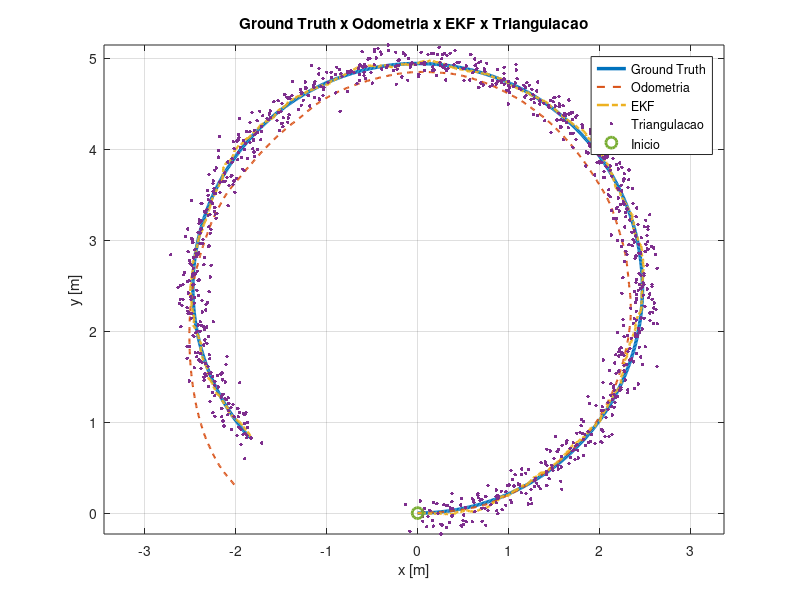
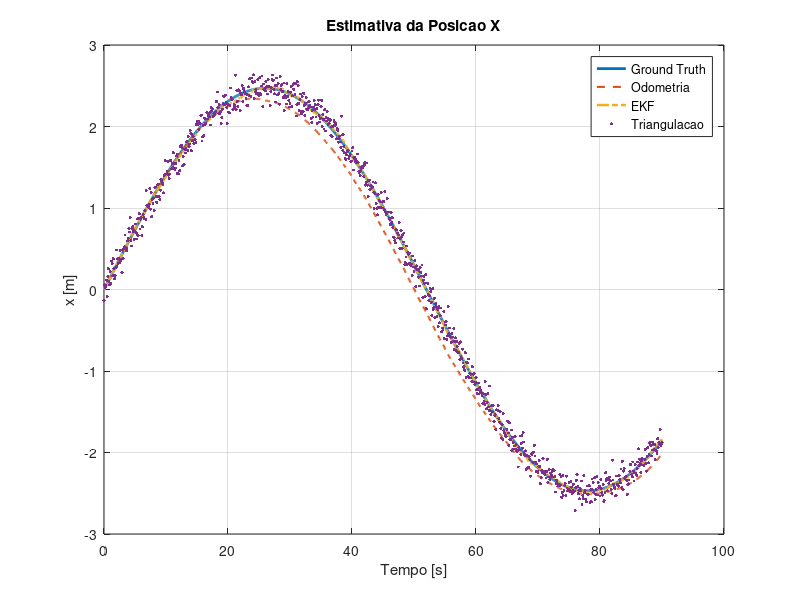
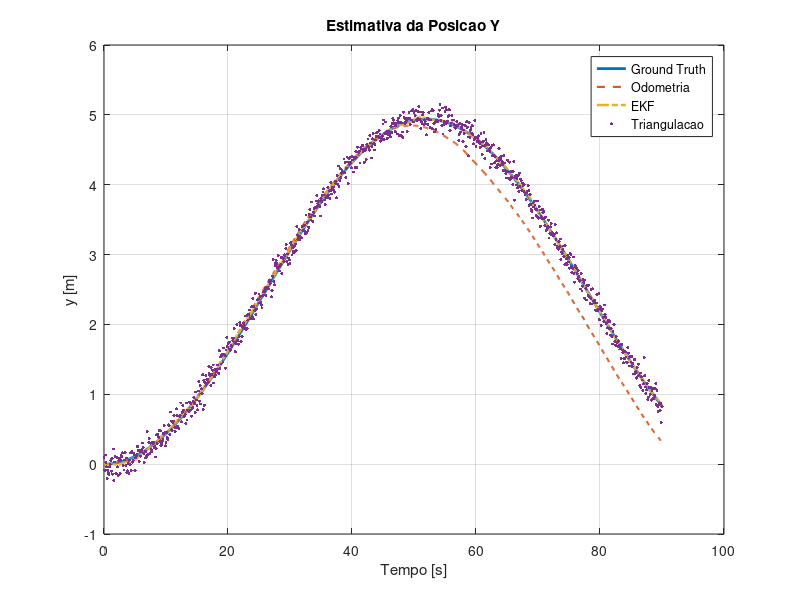
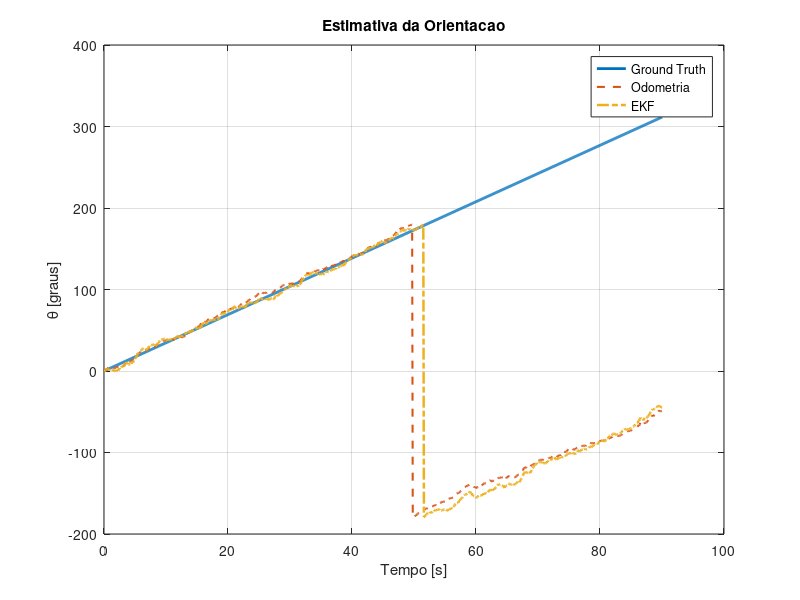

These figures' MATLAB source, in order:
%% ============================================================
%  SIMULACAO COMPLETA - ROBOT 2WD + ENCODER + TRIANGULACAO + EKF
%
%  Estado:
%       X = [x y theta]'
%
%  Sensores:
%       1) Encoders das rodas
%       2) Sistema de triangulacao fornecendo x,y
%
%  Ground truth:
%       Trajetoria analitica
%
%  Frequencia:
%       10 Hz
%
% =============================================================

clear;
close all;
clc;

rng(10);    % Reprodutibilidade do ruido

%% ============================================================
% 1. PARAMETROS DO ROBO
% ============================================================

r = 0.03;               % Raio da roda [m]
L = 0.26;               % Distancia entre rodas [m]

Ts = 0.1;               % Periodo de amostragem [s]
fs = 1/Ts;              % Frequencia [Hz]

Tsim = 90;              % Tempo de simulacao [s]

%% ============================================================
% 2. ENCODER
% ============================================================

PPR = 1200;             % Pulsos por volta

% Distancia percorrida por pulso
d_pulse = 2*pi*r/PPR;

% Desvio-padrao da quantizacao
sigma_quant = d_pulse/sqrt(12);

fprintf('\n');
fprintf('===============================================\n');
fprintf('PARAMETROS DO ENCODER\n');
fprintf('===============================================\n');

fprintf('Pulsos/volta             = %d\n', PPR);
fprintf('Distancia/pulso          = %.8f m\n', d_pulse);
fprintf('Distancia/pulso          = %.4f mm\n', d_pulse*1000);
fprintf('Sigma quantizacao        = %.6f mm\n', ...
    sigma_quant*1000);

%% ============================================================
% 3. VELOCIDADES DAS RODAS
% ============================================================

omega_R_deg = 300;       % [deg/s]
omega_L_deg = 270;       % [deg/s]

omega_R = deg2rad(omega_R_deg);
omega_L = deg2rad(omega_L_deg);

% Velocidades lineares
v_R = r*omega_R;
v_L = r*omega_L;

% Velocidade linear do robo
v = (v_R + v_L)/2;

% Velocidade angular do robo
omega = (v_R - v_L)/L;

% Raio da trajetoria
R = v/omega;

%% ============================================================
% 4. VETOR DE TEMPO
% ============================================================

t = 0:Ts:Tsim;
N = length(t);

%% ============================================================
% 5. GROUND TRUTH ANALITICO
% ============================================================

x_gt = R*sin(omega*t);

y_gt = R*(1-cos(omega*t));

theta_gt = omega*t;

%% ============================================================
% 6. GROUND TRUTH DOS DESLOCAMENTOS DAS RODAS
% ============================================================

% Deslocamento verdadeiro por amostra

dsR_true = v_R*Ts*ones(1,N-1);

dsL_true = v_L*Ts*ones(1,N-1);

% Pulsos verdadeiros por amostra

pulses_R_true = dsR_true/d_pulse;

pulses_L_true = dsL_true/d_pulse;

%% ============================================================
% 7. PARAMETROS DE ERRO DOS ENCODERS
% ============================================================

% IMPORTANTE:
%
% sigma_wheel representa o erro efetivo de deslocamento
% de cada roda por amostra.
%
% Ele inclui efeitos que nao aparecem na simples
% quantizacao do encoder:
%
%   - escorregamento
%   - erro do raio efetivo
%   - pequenas diferencas entre rodas
%   - erro mecanico
%   - etc.
%
% Valor inicial para simulacao:
%
%       2 mm por amostra
%
% Esse valor deve ser posteriormente determinado
% experimentalmente.

sigma_wheel = 0.002;       % [m]

%% ============================================================
% 8. SIMULACAO DOS ENCODERS
% ============================================================

% Ruido equivalente em pulsos

sigma_pulse_noise = sigma_wheel/d_pulse;

% Pulsos medidos com ruido
%
% Aqui mantemos a contagem em numeros reais para
% separar claramente o efeito do ruido.
%
% Na simulacao de um encoder digital real podemos
% posteriormente aplicar round().

pulses_R_meas = pulses_R_true + ...
                sigma_pulse_noise*randn(1,N-1);

pulses_L_meas = pulses_L_true + ...
                sigma_pulse_noise*randn(1,N-1);

% Deslocamento medido

dsR_meas = pulses_R_meas*d_pulse;

dsL_meas = pulses_L_meas*d_pulse;

%% ============================================================
% 9. ODOMETRIA PURA
% ============================================================

x_odom = zeros(1,N);
y_odom = zeros(1,N);
theta_odom = zeros(1,N);

for k = 1:N-1

    % Deslocamento medio
    ds = (dsR_meas(k) + dsL_meas(k))/2;

    % Variacao angular
    dtheta = (dsR_meas(k) - dsL_meas(k))/L;

    % Integracao no ponto medio
    theta_mid = theta_odom(k) + dtheta/2;

    x_odom(k+1) = ...
        x_odom(k) + ds*cos(theta_mid);

    y_odom(k+1) = ...
        y_odom(k) + ds*sin(theta_mid);

    theta_odom(k+1) = ...
        theta_odom(k) + dtheta;

end

%% ============================================================
% 10. TRIANGULACAO
% ============================================================

% Desvio-padrao da triangulacao

sigma_tri = 0.10;          % [m]

% Medidas de posicao

x_tri = x_gt + sigma_tri*randn(size(x_gt));

y_tri = y_gt + sigma_tri*randn(size(y_gt));

%% ============================================================
% 11. MATRIZ DE MEDICAO R
% ============================================================

Rk = [sigma_tri^2   0;
      0             sigma_tri^2];

%% ============================================================
% 12. EKF - INICIALIZACAO
% ============================================================

% Estado inicial

x_ekf = zeros(3,N);

% Inicialmente assumimos que conhecemos a posicao inicial,
% mas nao necessariamente a orientacao.

x_ekf(:,1) = [0;
              0;
              0];

% Covariancia inicial

P = diag([ ...
    0.01^2, ...        % x
    0.01^2, ...        % y
    deg2rad(5)^2]);    % theta

%% ============================================================
% 13. MATRIZ H
% ============================================================

H = [1 0 0;
     0 1 0];

%% ============================================================
% 14. EKF
% ============================================================

for k = 1:N-1

    %% --------------------------------------------------------
    % PREDICAO
    % ---------------------------------------------------------

    dsR = dsR_meas(k);
    dsL = dsL_meas(k);

    ds = (dsR + dsL)/2;

    dtheta = (dsR - dsL)/L;

    theta_old = x_ekf(3,k);

    theta_mid = theta_old + dtheta/2;

    % Estado previsto

    x_pred = x_ekf(1,k) + ...
             ds*cos(theta_mid);

    y_pred = x_ekf(2,k) + ...
             ds*sin(theta_mid);

    theta_pred = theta_old + dtheta;

    x_pred_state = [ ...
        x_pred;
        y_pred;
        theta_pred];

    %% --------------------------------------------------------
    % JACOBIANA F
    % ---------------------------------------------------------

    F = [ ...
        1, 0, -ds*sin(theta_mid);
        0, 1,  ds*cos(theta_mid);
        0, 0,  1];

    %% --------------------------------------------------------
    % MATRIZ G - RUIDO DOS ENCODERS
    % ---------------------------------------------------------

    G = [0.5*cos(theta_mid) ...
        - ds/(2*L)*sin(theta_mid), ...
        0.5*cos(theta_mid) ...
        + ds/(2*L)*sin(theta_mid);
        0.5*sin(theta_mid) ...
        + ds/(2*L)*cos(theta_mid), ...
        0.5*sin(theta_mid) ...
        - ds/(2*L)*cos(theta_mid);
        1/L, ...
        -1/L];

    %% --------------------------------------------------------
    % MATRIZ DE COVARIANCIA DOS ENCODERS
    % ---------------------------------------------------------

    Sigma_encoder = [ ...
        sigma_wheel^2, 0;
        0, sigma_wheel^2];

    %% --------------------------------------------------------
    % MATRIZ Q
    % ---------------------------------------------------------

    Q = G*Sigma_encoder*G';

    %% --------------------------------------------------------
    % PREDICAO DA COVARIANCIA
    % ---------------------------------------------------------

    P_pred = F*P*F' + Q;

    %% --------------------------------------------------------
    % CORRECAO COM TRIANGULACAO
    % ---------------------------------------------------------

    z = [x_tri(k+1);
         y_tri(k+1)];

    % Medicao prevista

    z_pred = H*x_pred_state;

    % Inovacao

    innovation = z - z_pred;

    % Covariancia da inovacao

    S = H*P_pred*H' + Rk;

    % Ganho de Kalman

    K = P_pred*H'/S;

    % Atualizacao do estado

    x_update = x_pred_state + ...
               K*innovation;

    %% --------------------------------------------------------
    % ATUALIZACAO DA COVARIANCIA
    % ---------------------------------------------------------

    I = eye(3);

    % Forma de Joseph:
    %
    % numericamente mais robusta

    P = (I-K*H)*P_pred*(I-K*H)' + K*Rk*K';

    %% --------------------------------------------------------
    % NORMALIZAR THETA
    % ---------------------------------------------------------

    x_update(3) = atan2( ...
        sin(x_update(3)), ...
        cos(x_update(3)));

    %% --------------------------------------------------------
    % SALVAR ESTADO
    % ---------------------------------------------------------

    x_ekf(:,k+1) = x_update;

end

%% ============================================================
% 15. NORMALIZAR ANGULOS PARA COMPARACAO
% ============================================================

theta_odom_wrapped = atan2( ...
    sin(theta_odom), ...
    cos(theta_odom));

theta_ekf = x_ekf(3,:);

%% ============================================================
% 16. ERROS
% ============================================================

error_odom_x = x_odom - x_gt;
error_odom_y = y_odom - y_gt;

error_ekf_x = x_ekf(1,:) - x_gt;
error_ekf_y = x_ekf(2,:) - y_gt;

error_odom_theta = ...
    atan2(sin(theta_odom-theta_gt), ...
          cos(theta_odom-theta_gt));

error_ekf_theta = ...
    atan2(sin(theta_ekf-theta_gt), ...
          cos(theta_ekf-theta_gt));

%% ============================================================
% 17. RMSE
% ============================================================

RMSE_odom_x = sqrt(mean(error_odom_x.^2));
RMSE_odom_y = sqrt(mean(error_odom_y.^2));

RMSE_ekf_x = sqrt(mean(error_ekf_x.^2));
RMSE_ekf_y = sqrt(mean(error_ekf_y.^2));

RMSE_odom_theta = ...
    rad2deg(sqrt(mean(error_odom_theta.^2)));

RMSE_ekf_theta = ...
    rad2deg(sqrt(mean(error_ekf_theta.^2)));

fprintf('\n');
fprintf('===============================================\n');
fprintf('RESULTADOS\n');
fprintf('===============================================\n');

fprintf('\nRMSE POSICAO\n');

fprintf('Odometria - x = %.4f m\n', RMSE_odom_x);
fprintf('Odometria - y = %.4f m\n', RMSE_odom_y);

fprintf('EKF       - x = %.4f m\n', RMSE_ekf_x);
fprintf('EKF       - y = %.4f m\n', RMSE_ekf_y);

fprintf('\nRMSE ORIENTACAO\n');

fprintf('Odometria = %.4f graus\n', ...
    RMSE_odom_theta);

fprintf('EKF       = %.4f graus\n', ...
    RMSE_ekf_theta);

fprintf('\n===============================================\n');

%% ============================================================
% 18. GRAFICO - TRAJETORIA
% ============================================================

figure('Name','Comparacao das trajetorias');

plot(x_gt, y_gt, ...
    'LineWidth',2.5);

hold on;

plot(x_odom, y_odom, ...
    '--', ...
    'LineWidth',1.5);

plot(x_ekf(1,:), x_ekf(2,:), ...
    '-.', ...
    'LineWidth',1.8);

plot(x_tri, y_tri, ...
    '.', ...
    'MarkerSize',8);

plot(x_gt(1), y_gt(1), ...
    'o', ...
    'MarkerSize',8, ...
    'LineWidth',2);

grid on;
axis equal;

xlabel('x [m]');
ylabel('y [m]');

title('Ground Truth x Odometria x EKF x Triangulacao');

legend( ...
    'Ground Truth', ...
    'Odometria', ...
    'EKF', ...
    'Triangulacao', ...
    'Inicio', ...
    'Location','best');

%% ============================================================
% 19. GRAFICO - X
% ============================================================

figure('Name','Posicao X');

plot(t,x_gt, ...
    'LineWidth',2);

hold on;

plot(t,x_odom, ...
    '--', ...
    'LineWidth',1.5);

plot(t,x_ekf(1,:), ...
    '-.', ...
    'LineWidth',1.8);

plot(t,x_tri, ...
    '.', ...
    'MarkerSize',7);

grid on;

xlabel('Tempo [s]');
ylabel('x [m]');

title('Estimativa da Posicao X');

legend( ...
    'Ground Truth', ...
    'Odometria', ...
    'EKF', ...
    'Triangulacao', ...
    'Location','best');

%% ============================================================
% 20. GRAFICO - Y
% ============================================================

figure('Name','Posicao Y');

plot(t,y_gt, ...
    'LineWidth',2);

hold on;

plot(t,y_odom, ...
    '--', ...
    'LineWidth',1.5);

plot(t,x_ekf(2,:), ...
    '-.', ...
    'LineWidth',1.8);

plot(t,y_tri, ...
    '.', ...
    'MarkerSize',7);

grid on;

xlabel('Tempo [s]');
ylabel('y [m]');

title('Estimativa da Posicao Y');

legend( ...
    'Ground Truth', ...
    'Odometria', ...
    'EKF', ...
    'Triangulacao', ...
    'Location','best');

%% ============================================================
% 21. GRAFICO - THETA
% ============================================================

figure('Name','Orientacao');

plot(t,rad2deg(theta_gt), ...
    'LineWidth',2);

hold on;

plot(t,rad2deg(theta_odom_wrapped), ...
    '--', ...
    'LineWidth',1.5);

plot(t,rad2deg(theta_ekf), ...
    '-.', ...
    'LineWidth',1.8);

grid on;

xlabel('Tempo [s]');
ylabel('\theta [graus]');

title('Estimativa da Orientacao');

legend( ...
    'Ground Truth', ...
    'Odometria', ...
    'EKF', ...
    'Location','best');

%% ============================================================
% 22. GRAFICO DOS ERROS DE POSICAO
% ============================================================

figure('Name','Erro de Posicao');

plot(t,error_odom_x, ...
    '--', ...
    'LineWidth',1.5);

hold on;

plot(t,error_ekf_x, ...
    'LineWidth',1.5);

plot(t,error_odom_y, ...
    '--', ...
    'LineWidth',1.5);

plot(t,error_ekf_y, ...
    'LineWidth',1.5);

grid on;

xlabel('Tempo [s]');
ylabel('Erro [m]');

title('Erro de Posicao');

legend( ...
    'Erro Odometria X', ...
    'Erro EKF X', ...
    'Erro Odometria Y', ...
    'Erro EKF Y', ...
    'Location','best');

%% ============================================================
% 23. GRAFICO DO ERRO ANGULAR
% ============================================================

figure('Name','Erro Angular');

plot(t,rad2deg(error_odom_theta), ...
    '--', ...
    'LineWidth',1.5);

hold on;

plot(t,rad2deg(error_ekf_theta), ...
    'LineWidth',1.8);

grid on;

xlabel('Tempo [s]');
ylabel('Erro angular [graus]');

title('Erro de Orientacao');

legend( ...
    'Odometria', ...
    'EKF', ...
    'Location','best');

%% ============================================================
% 24. COVARIANCIAS DO EKF
% ============================================================

sigma_x_ekf = zeros(1,N);
sigma_y_ekf = zeros(1,N);
sigma_theta_ekf = zeros(1,N);

% Reexecutamos a propagacao das covariancias para armazenar
% os desvios-padrao.

P = diag([ ...
    0.01^2, ...
    0.01^2, ...
    deg2rad(5)^2]);

for k = 1:N-1

    dsR = dsR_meas(k);
    dsL = dsL_meas(k);

    ds = (dsR + dsL)/2;

    dtheta = (dsR-dsL)/L;

    theta_mid = x_ekf(3,k) + dtheta/2;

    F = [1 0 -ds*sin(theta_mid);
        0 1  ds*cos(theta_mid);
        0 0  1];

    G = [0.5*cos(theta_mid) - ds/(2*L)*sin(theta_mid), 0.5*cos(theta_mid) + ds/(2*L)*sin(theta_mid);
         0.5*sin(theta_mid) + ds/(2*L)*cos(theta_mid), 0.5*sin(theta_mid) - ds/(2*L)*cos(theta_mid);
         1/L, -1/L];

    Q = G*Sigma_encoder*G';

    P_pred = F*P*F' + Q;

    S = H*P_pred*H' + Rk;

    K = P_pred*H'/S;

    I = eye(3);

    P = (I-K*H)*P_pred*(I-K*H)' + K*Rk*K';

    sigma_x_ekf(k+1) = sqrt(P(1,1));
    sigma_y_ekf(k+1) = sqrt(P(2,2));
    sigma_theta_ekf(k+1) = sqrt(P(3,3));

end

%% ============================================================
% 25. COVARIANCIAS
% ============================================================

figure('Name','Incerteza EKF');

plot(t,sigma_x_ekf, ...
    'LineWidth',1.5);

hold on;

plot(t,sigma_y_ekf, ...
    'LineWidth',1.5);

plot(t,rad2deg(sigma_theta_ekf), ...
    'LineWidth',1.5);

grid on;

xlabel('Tempo [s]');
ylabel('Desvio padrao');

title('Incerteza estimada pelo EKF');

legend( ...
    '\sigma_x [m]', ...
    '\sigma_y [m]', ...
    '\sigma_\theta [graus]', ...
    'Location','best');

%% ============================================================
% 26. SALVAR DADOS
% ============================================================

simulation.t = t;

simulation.ground_truth.x = x_gt;
simulation.ground_truth.y = y_gt;
simulation.ground_truth.theta = theta_gt;

simulation.odom.x = x_odom;
simulation.odom.y = y_odom;
simulation.odom.theta = theta_odom;

simulation.triangulation.x = x_tri;
simulation.triangulation.y = y_tri;

simulation.ekf.x = x_ekf;

simulation.encoder.pulses_R = pulses_R_meas;
simulation.encoder.pulses_L = pulses_L_meas;

simulation.parameters.r = r;
simulation.parameters.L = L;
simulation.parameters.PPR = PPR;
simulation.parameters.Ts = Ts;
simulation.parameters.sigma_wheel = sigma_wheel;
simulation.parameters.sigma_tri = sigma_tri;

save('simulation_2WD_EKF.mat','simulation');

fprintf('\nDados salvos em:\n');
fprintf('simulation_2WD_EKF.mat\n');
